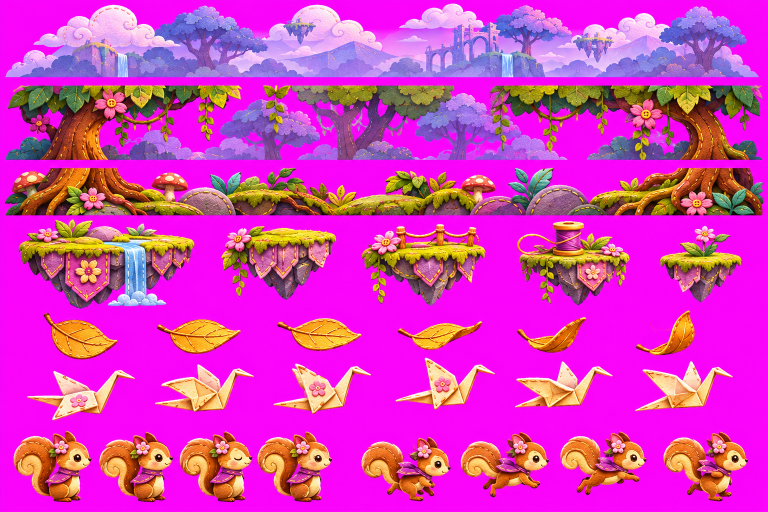
#> input picture herramientas/cap2/fuentes/hoja_bosque1.png, 1536 x 1024 px, given in place of fuelles.png, which was not available (shown at 1/2 size); the run also reads 1 picture not shown here
$ python preparar_1-4.py
#> lines starting #> are read from the running program, lines starting #| are printed output that depends on the picture; after the words box and inside, x2 and y2 are one past the last pixel; in counts of white or black regions, pixels touching at a corner belong together
"""ARTE DEL 1-4 «La Torre del Reloj» desde las imágenes de Yesli (fondo magenta o ya transparentes), sin redibujar.
Uso: python3 -I herramientas/nivel_1-4/preparar_1-4.py
 · assets/retos/: fuelle_apagado, fuelle_soplando (la boquilla mira a la derecha), engranaje_plataforma,
   compuerta_cerrada/abierta, palanca_arriba/abajo, cuerda_boton (el botón del que cuelga el columpio).
 · assets/criaturas/tijeras_<volar|aviso|cortar|golpe|remendarse><n>.png: lienzo 360 × 210 con el botón (eje) en el centro.
 · assets/acertijos/: engranajes_tablero, engranaje_1..5 (de grande a pequeño), patron_bastidor, deslizante_dibujo (600),
   caja_musica, reloj_cuco.
 · assets/backgrounds/: torre_cielo.jpg, torre_medio.jpg (opaca: la torre por dentro), torre_frente.png.
"""
import os, sys, json
import numpy as np, cv2
from PIL import Image
D = os.path.dirname(os.path.abspath(__file__)); F = os.path.join(D, 'fuentes'); A = os.path.join(D, '..', '..', 'assets')
sys.path.insert(0, os.path.join(D, '..', 'acertijos')); from magenta import quitar_magenta
M = np.array([255, 0, 255], np.float32)

def sin_magenta(path, umbral=105):
#> called with umbral = 105
    a = np.array(Image.open(path).convert('RGB')).astype(np.float32)
    d = np.minimum(a[..., 0], a[..., 2]) - a[..., 1]
    al = 1 - np.clip((d - umbral) / 110, 0, 1); al = np.where(al < 0.06, 0, al)
    col = np.clip((a - (1 - al[..., None]) * M) / np.maximum(al[..., None], 0.05), 0, 255)
    return col, al, a.min(-1) > 238

def recorta(col, al, box=None, blanco=None, limpiar=True):
    if box: x0, y0, x1, y1 = box; col, al = col[y0:y1, x0:x1], al[y0:y1, x0:x1].copy(); blanco = blanco[y0:y1, x0:x1] if blanco is not None else None
    else: al = al.copy()
    if blanco is not None: al[blanco & (al > 0.9) & False] = 0
    if limpiar:   # solo lo conectado a la figura principal
        n, lab, st, _ = cv2.connectedComponentsWithStats(cv2.dilate((al > 0.3).astype(np.uint8), np.ones((7, 7), np.uint8)))
        if n > 1:
            g = st[1:, 4].max(); al = np.where(np.isin(lab, [i for i in range(1, n) if st[i, 4] > g * 0.04]), al, 0)
    im = Image.fromarray(np.dstack([col, al * 255]).astype(np.uint8), 'RGBA'); return im.crop(im.getbbox())

def guardar(im, carpeta, nombre, ancho=None, alto=None):
    if ancho and im.width > ancho: im = im.resize((ancho, round(im.height * ancho / im.width)), Image.LANCZOS)
    if alto and im.height > alto: im = im.resize((round(im.width * alto / im.height), alto), Image.LANCZOS)
    os.makedirs(os.path.join(A, carpeta), exist_ok=True); im.save(os.path.join(A, carpeta, nombre + '.png')); return im

def transparente(nombre):   # las que Yesli mandó ya sin fondo
    im = Image.open(os.path.join(F, nombre + '.png')).convert('RGBA'); return im.crop(im.getbbox())

info = {}
# ---------- fuelles (última hoja: misma base apagado / soplando) ----------
col, al, bl = sin_magenta(os.path.join(F, 'fuelles.png'))
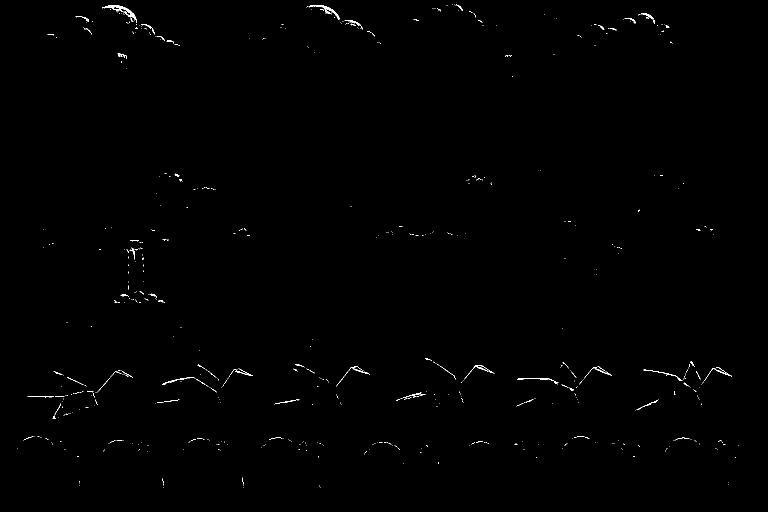
#> bl: shape (1024, 1536) bool (shown at 1/2 size); 0.34% white in thin lines or dots, all inside (x1, y1, x2, y2) = (34, 8, 1478, 975)
ap = recorta(col, al, (0, 150, 700, 887)); so = recorta(col, al, (700, 100, 1774, 887))
#> in recorta, `n, lab, st, _ = cv2.connectedComponentsWithStats(cv2.dilate((al > 0.3)..`:
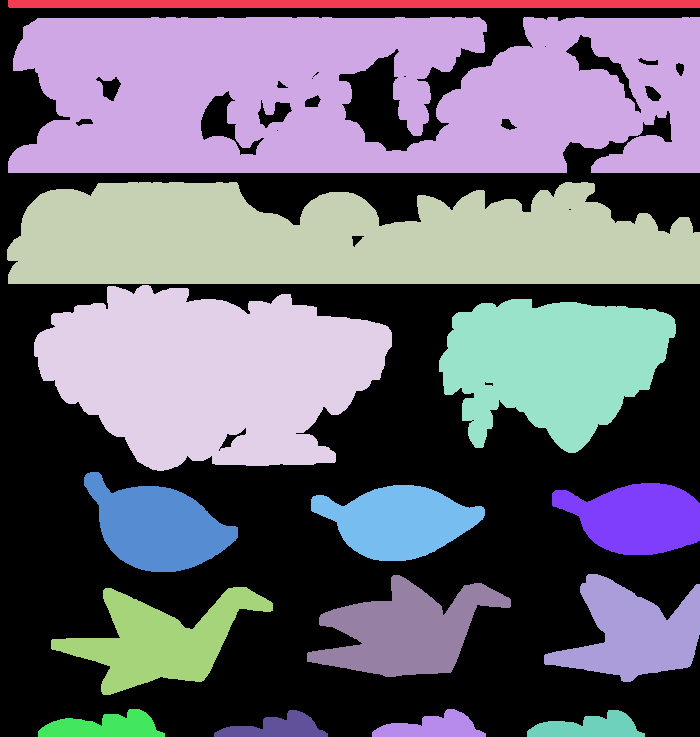
#> lab: shape (737, 700) int32; 16 distinct labels, from 0 to 15; one colour per label, 0 black
#> in recorta, `n, lab, st, _ = cv2.connectedComponentsWithStats(cv2.dilate((al > 0.3)..`: n = 16; st = 16 rows, first 6: [0, 0, 700, 737, 226513], [8, 0, 692, 8, 5535], [8, 17, 692, 156, 91059], [7, 182, 693, 102, 57598], [34, 285, 358, 186, 46404], [439, 299, 237, 154, 24804]
#> in recorta, `g = st[1:, 4].max()`: g = 91059
#> call 2 of recorta, with box = (700, 100, 1774, 887), limpiar = True
#> in recorta (call 2), `col, al = (col[y0:y1, x0:x1], al[y0:y1, x0:x1].copy())`:
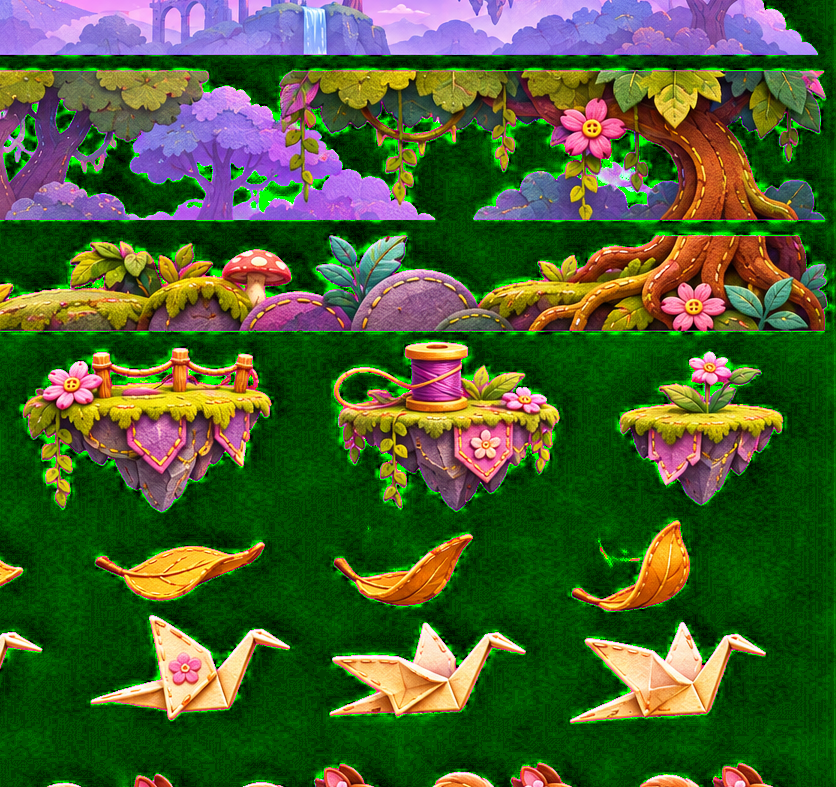
#> col: shape (787, 836, 3) float32; mean of channels 0, 1, 2 73.2, 94.8, 49; drawn as R, G, B
#> in recorta (call 2), `col, al = (col[y0:y1, x0:x1], al[y0:y1, x0:x1].copy())`:
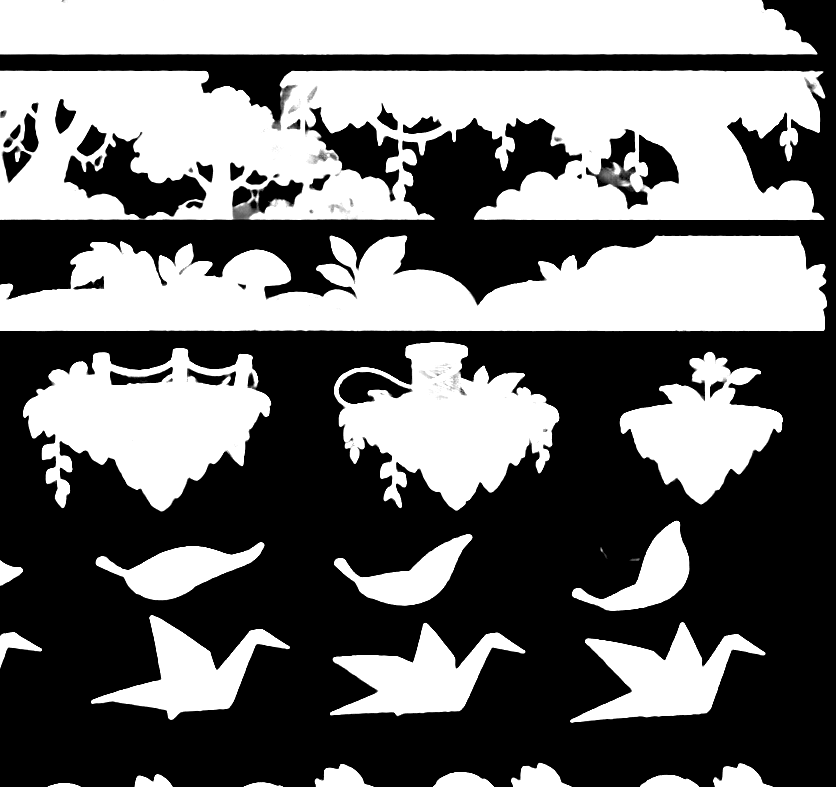
#> al: shape (787, 836) float32; min 0, max 1, mean 0.438
#> in recorta (call 2), `n, lab, st, _ = cv2.connectedComponentsWithStats(cv2.dilate((al > 0.3)..`:
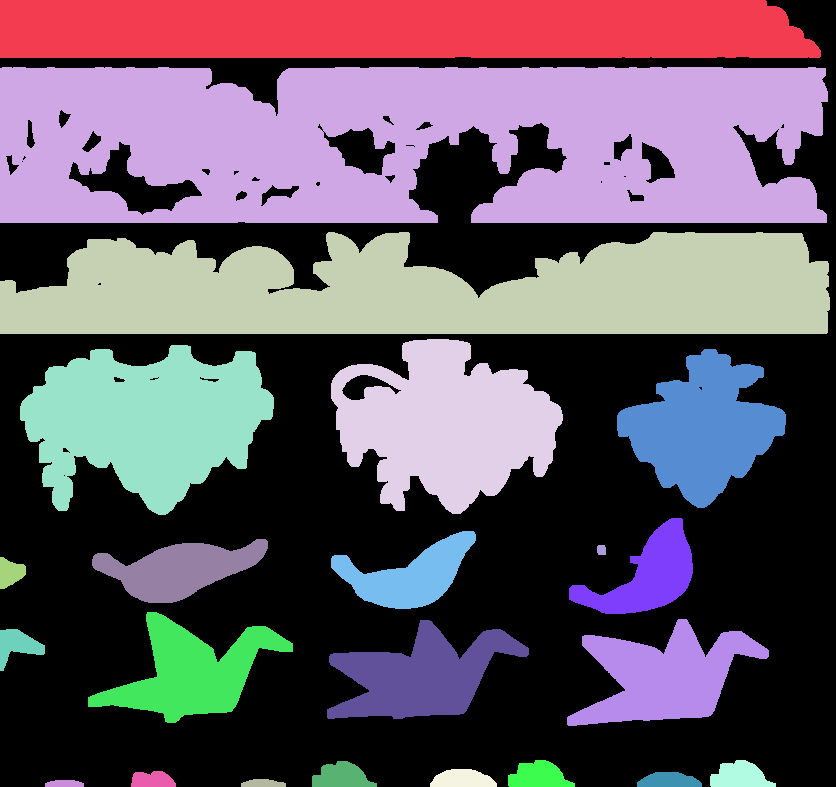
#> lab: shape (787, 836) int32; 24 distinct labels, from 0 to 23; one colour per label, 0 black
#> in recorta (call 2), `n, lab, st, _ = cv2.connectedComponentsWithStats(cv2.dilate((al > 0.3)..`: n = 24; st = 24 rows, first 6: [0, 0, 836, 787, 311850], [0, 0, 821, 58, 46249], [0, 67, 828, 156, 108057], [0, 232, 830, 102, 66154], [331, 339, 232, 175, 25818], [20, 345, 254, 170, 28014]
#> in recorta (call 2), `g = st[1:, 4].max()`: g = 108057
#> in recorta (call 2), `return im.crop(im.getbbox())`:
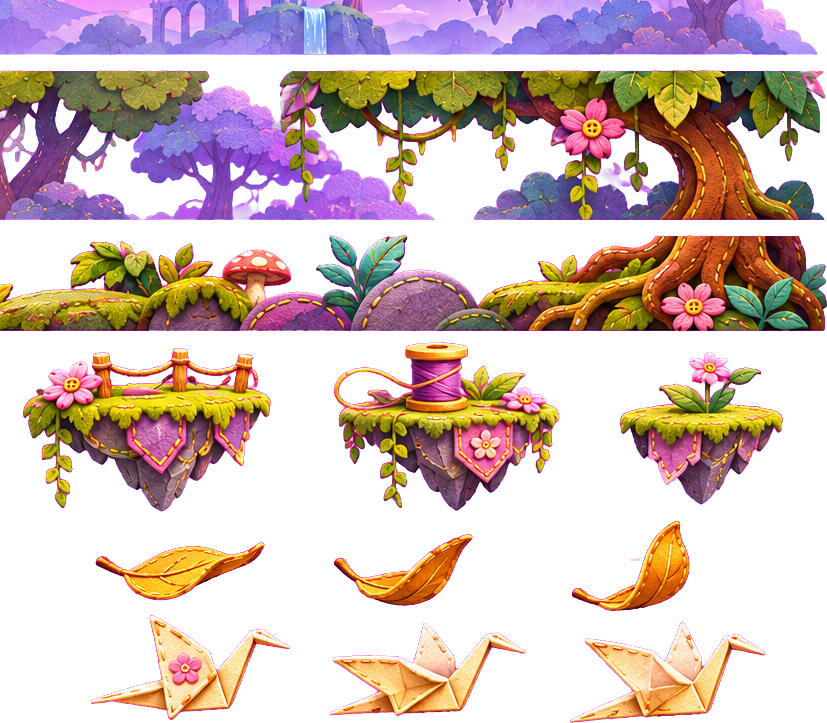
#> returned value: PIL image 827x723 RGBA; mean R, G, B, A 78.9, 96.7, 53.2, 120.8; transparent parts drawn white
# el soplando trae el aire pintado a la derecha: se quita (el juego anima su propio aire) cortando a la anchura del apagado
# alineando por la izquierda y por abajo (misma base)
so = so.crop((0, 0, min(so.width, ap.width + 8), so.height))
guardar(ap, 'retos', 'fuelle_apagado', ancho=300); guardar(so, 'retos', 'fuelle_soplando', ancho=round(300 * so.width / ap.width))
#> call 2 of guardar, with carpeta = 'retos', nombre = 'fuelle_soplando', ancho = 303
#> in guardar (call 2), `if ancho and im.width > ancho: im = im.resize((ancho, round(im.height ..`:
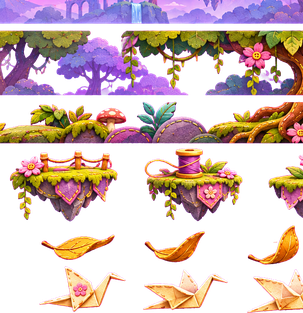
#> im: PIL image 303x313 RGBA; mean R, G, B, A 96.9, 66.3, 69.4, 123.5; transparent parts drawn white
info['fuelle'] = [ap.size, so.size]
# ---------- piezas ya transparentes ----------
guardar(transparente('engranaje_01_grande'), 'retos', 'engranaje_plataforma', ancho=400)
#> (the run stopped early here; a loop or call above may not have finished)
